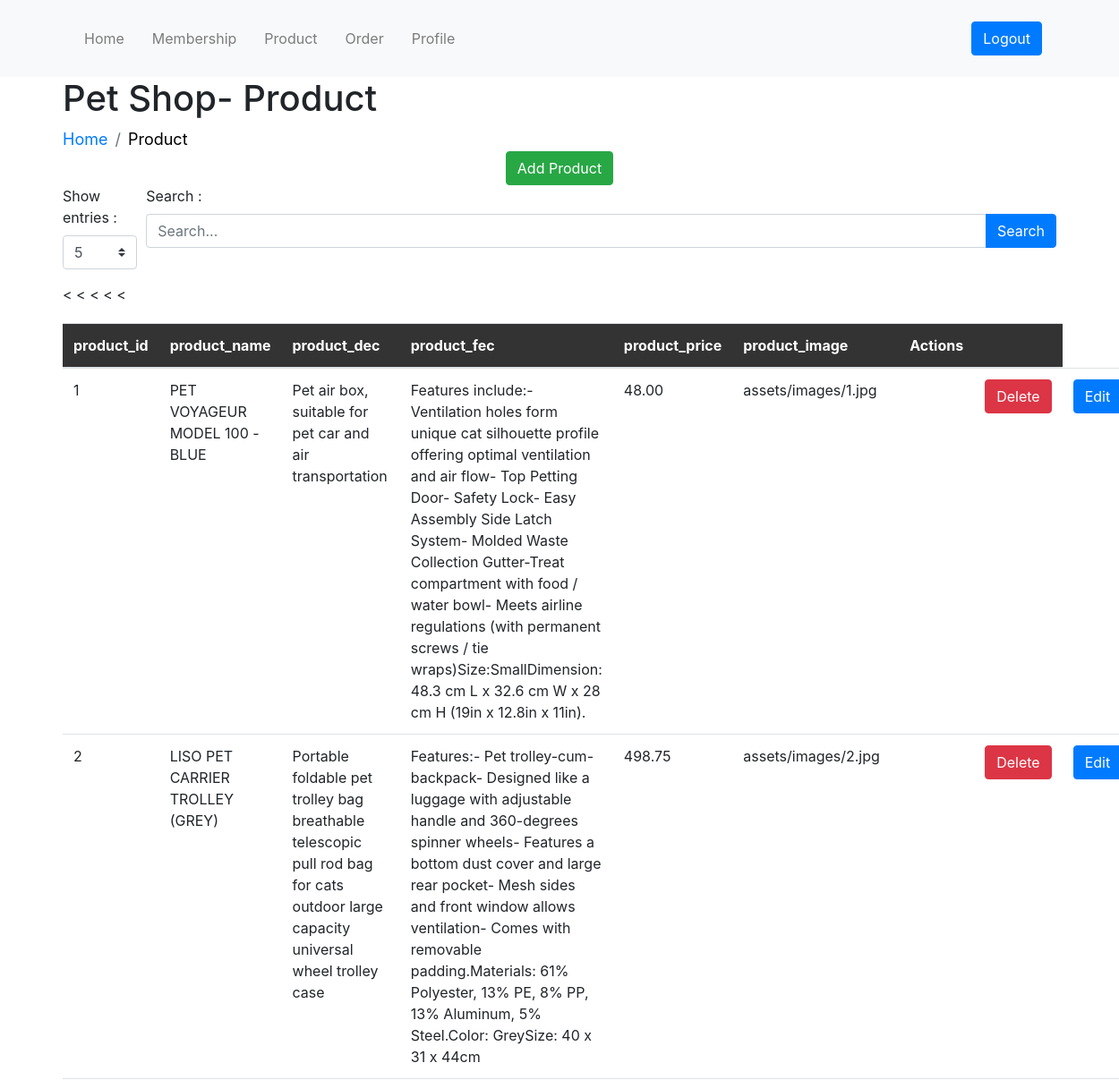
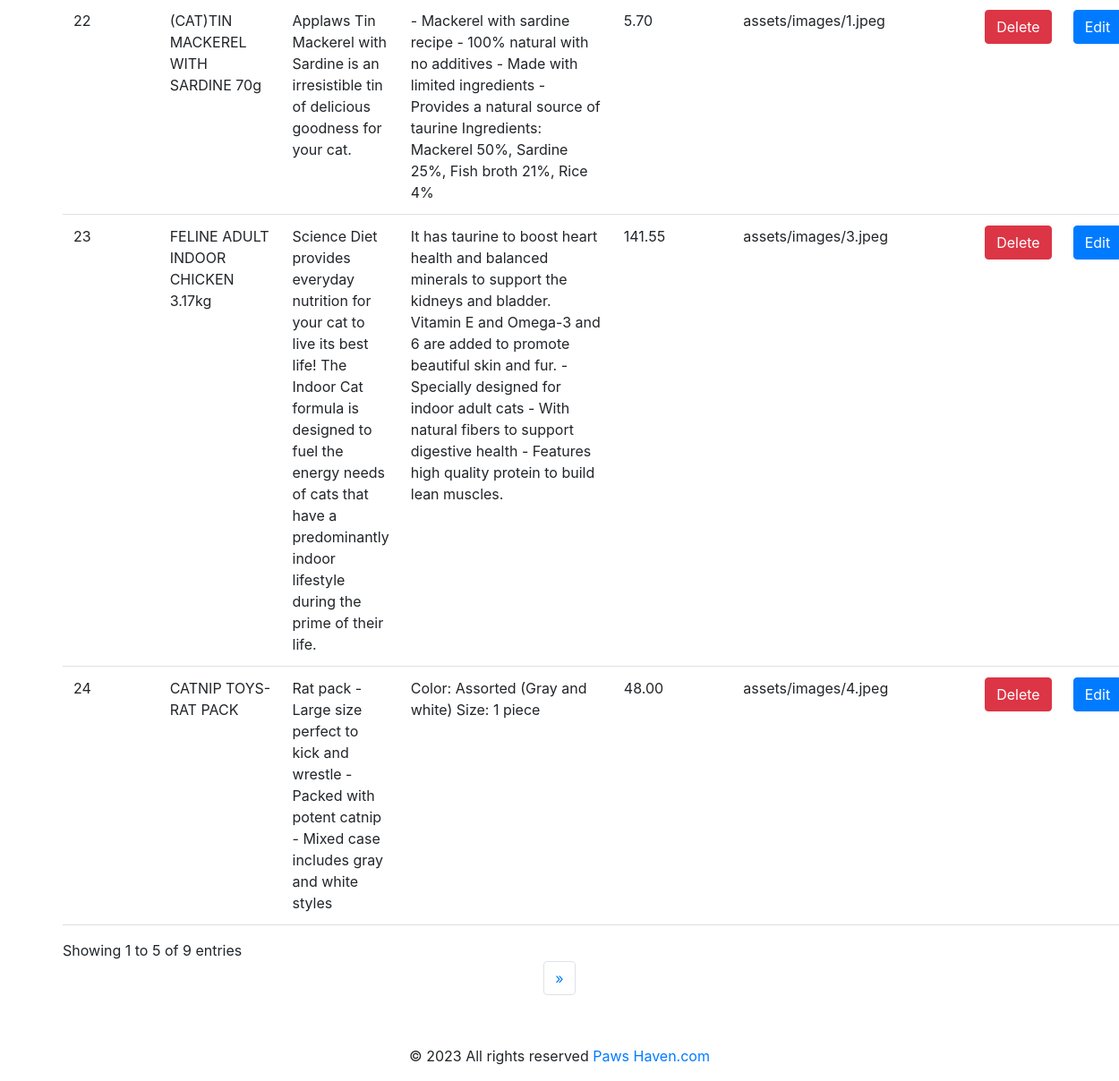
Screenshot of /Admin/product.php with the database file from the repository (2 pictures, top to bottom).
### tables this page shows
CREATE TABLE `product` (
  `product_id` int(11) NOT NULL,
  `product_name` varchar(100) NOT NULL,
  `product_dec` varchar(500) NOT NULL,
  `product_fec` varchar(500) NOT NULL,
  `product_price` decimal(10,2) NOT NULL,
  `product_image` varchar(400) NOT NULL
);

### Admin/product.php (the view, shortened to what this page needs)
<?php
include '../includes/dbconn.php';
$page = isset($_GET['page']) ? $_GET['page'] : 1;
$recordsPerPage = isset($_GET['show']) ? $_GET['show'] : 5;
$startRecord = ($page - 1) * $recordsPerPage;
$totalRecordsQuery = "SELECT COUNT(*) as total FROM product";
$totalRecordsResult = $conn->query($totalRecordsQuery);
$totalRecords = $totalRecordsResult->fetch_assoc()['total'];
$totalPages = ceil($totalRecords / $recordsPerPage);
$searchKeyword = isset($_GET['search']) ? $_GET['search'] : '';
$sql = "SELECT * FROM product WHERE product_id LIKE '%$searchKeyword%' OR product_id LIKE '%$searchKeyword%' LIMIT $startRecord, $recordsPerPage";
$result = $conn->query($sql);
$product = [];
if ($result) {
    while ($row = $result->fetch_assoc()) {
        $product[] = $row;
    }
} else {
    echo "Error: " . $sql . "<br>" . $conn->error;
}
?>
<!DOCTYPE html>
<html lang="en">
<head>
    <link rel="stylesheet" href="https://maxcdn.bootstrapcdn.com/bootstrap/4.5.2/css/bootstrap.min.css">
    <link rel="stylesheet" href="../assets/css/admin.css">
</head>
<body>
    <header class="bg-light">
        <div class="container">
            <nav class="navbar navbar-expand-lg navbar-light">
                <ul class="navbar-nav mr-auto">
                    <li class="nav-item"><a class="nav-link" href="header.php">Home</a></li>
                    <li class="nav-item"><a class="nav-link" href="membership.php">Membership</a></li>
                    <li class="nav-item"><a class="nav-link" href="product.php">Product</a></li>
                    <li class="nav-item"><a class="nav-link" href="order.php">Order</a></li>
                    <li class="nav-item"><a class="nav-link" href="../profile.php">Profile</a></li>
                </ul>
                <a href="../controller/logout.php" class="btn btn-primary" onclick="openLoginPopup()">Logout</a>
            </nav>
        </div>
    </header>
    <main>
        <div class="container">
            <h1>Pet Shop- Product</h1>
            <nav aria-label="breadcrumb">
                <ol class="breadcrumb">
                    <li class="breadcrumb-item"><a href="header.php">Home</a></li>
                    <li class="breadcrumb-item active" aria-current="page">Product</li>
                </ol>
            </nav>
            <div class="form-row" style="justify-content: center;">
                <button class="btn btn-success" onclick="goToAddProduct()">Add Product</button>
            </div>
            <div class="form-row">
                <div class="col-md-1 mb-3">
                    <label>Show entries :</label>
                    <select id="showEntries" class="custom-select" onchange="changeShowEntries(this)">
                        <option value="5" <?php echo ($recordsPerPage == 5) ? 'selected' : ''; ?>>5</option>
                    </select>
                </div>
                <div class="col-md-11 mb-3">
                    <label>Search :</label>
                    <form method="GET" action="">
                        <div class="input-group">
                            <input type="text" id="searchInput" name="search" placeholder="Search..." class="form-control" value="<?php echo isset($searchKeyword) ? $searchKeyword : ''; ?>">
                            <div class="input-group-append">
                                <button class="btn btn-primary" type="submit">Search</button>
                            </div>
                        </div>
                    </form>
                </div>
            </div>
            <table class="table table-hover">
                <thead>
                    <tr>
                        <th scope="col">product_id</th>
                        <th scope="col">product_name</th>
                        <th scope="col">product_dec</th>
                        <th scope="col">product_fec</th>
                        <th scope="col">product_price</th>
                        <th scope="col">product_image</th>
                        <th scope="col">Actions</th>
                        <th scope="col"></th>
                    </tr>
                </thead>
                <tbody>
                    <?php foreach ($product as $product) : ?>
                        <tr>
                            < <tr>
                                <td><?php echo $product['product_id']; ?></td>
                                <td><?php echo $product['product_name']; ?></td>
                                <td><?php echo $product['product_dec']; ?></td>
                                <td><?php echo $product['product_fec']; ?></td>
                                <td><?php echo $product['product_price']; ?></td>
                                <td><?php echo $product['product_image']; ?></td>
                                <td>
                                <td>
                                <form method="POST" action="deleteProductProcess.php" onsubmit="return confirm('Are you sure you want to delete this product?');">
                                    <button class="btn btn-danger" type="submit">Delete</button>
                                </form>
                                </td>
                                <td>
                                <form method="POST" action="editProduct.php">
                                    <a href="editProduct.php?product_id=<?php echo $product['product_id']; ?>" class="btn btn-primary">Edit</a>                                    </form>
                                </td>
                        </tr>
                    <?php endforeach; ?>
                </tbody>
            </table>
            <div class="row">
                <div class="col">
                    <?php
                    $startRecord = ($page - 1) * $recordsPerPage + 1;
                    $endRecord = min($startRecord + $recordsPerPage - 1, $totalRecords);
                    echo "Showing $startRecord to $endRecord of $totalRecords entries";
                    ?>
                </div>
            </div>
            <nav>
                <ul class="pagination justify-content-center">
                    <?php if ($page < $totalPages) : ?>
                        <li class="page-item">
                            <a class="page-link" href="?page=<?php echo $page + 1; ?>&show=<?php echo $recordsPerPage; ?>&search=<?php echo $searchKeyword; ?>" aria-label="Next">
                                <span aria-hidden="true">&raquo;</span>
                            </a>
                        </li>
                    <?php endif; ?>
                </ul>
            </nav>
        </div>
    </main>
    <?php
    include 'footer.php';
    ?>
</body>
</html>

### assets/css/admin.css (style rules this page uses)
.table { width: 100%; margin-top: 20px; }
.table thead th { background-color: #333; color: #fff; }
.table tbody td { border-bottom: 1px solid #ddd; }
header { background-color: #d4d4d4; padding: 15px 0; }
.navbar { justify-content: space-between; }
.navbar-nav { margin-right: auto; }
.nav-item { margin-right: 15px; }
.breadcrumb { background-color: transparent; padding: 0; margin: 0; }
.breadcrumb-item { font-size: 18px; }
.breadcrumb-item.active { color: #000000; }

### rows the page displays
product: product_id "1", product_name "PET VOYAGEUR MODEL 100 - BLUE", product_dec "Pet air box, suitable for pet car and air transportation", product_fec "Features include:- Ventilation holes form unique cat silhouette profile offering optimal ventilation and air flow- Top Petting Door- Safety Lock- Easy Assembly Side Latch System- Molded Waste Collection Gutter-Treat compartment with food / water bowl- Meets airline regulations (with permanent screws / tie wraps)Size:SmallDimension: 48.3 cm L x 32.6 cm W x 28 cm H (19in x 12.8in x 11in).", product_price "48.00", product_image "assets/images/1.jpg"
product: product_id "2", product_name "LISO PET CARRIER TROLLEY (GREY)", product_dec "Portable foldable pet trolley bag breathable telescopic pull rod bag for cats outdoor large capacity universal wheel trolley case", product_fec "Features:- Pet trolley-cum-backpack- Designed like a luggage with adjustable handle and 360-degrees spinner wheels- Features a bottom dust cover and large rear pocket- Mesh sides and front window allows ventilation- Comes with removable padding.Materials: 61% Polyester, 13% PE, 8% PP, 13% Aluminum, 5% Steel.Color: GreySize: 40 x 31 x 44cm", product_price "498.75", product_image "assets/images/2.jpg"
product: product_id "22", product_name "(CAT)TIN MACKEREL WITH SARDINE 70g", product_dec "Applaws Tin Mackerel with Sardine is an irresistible tin of delicious goodness for your cat.", product_fec "- Mackerel with sardine recipe - 100% natural with no additives - Made with limited ingredients - Provides a natural source of taurine Ingredients: Mackerel 50%, Sardine 25%, Fish broth 21%, Rice 4%", product_price "5.70", product_image "assets/images/1.jpeg"
product: product_id "23", product_name "FELINE ADULT INDOOR CHICKEN 3.17kg", product_dec "Science Diet provides everyday nutrition for your cat to live its best life! The Indoor Cat formula is designed to fuel the energy needs of cats that have a predominantly indoor lifestyle during the prime of their life.", product_fec "It has taurine to boost heart health and balanced minerals to support the kidneys and bladder. Vitamin E and Omega-3 and 6 are added to promote beautiful skin and fur. - Specially designed for indoor adult cats - With natural fibers to support digestive health - Features high quality protein to build lean muscles.", product_price "141.55", product_image "assets/images/3.jpeg"
product: product_id "24", product_name "CATNIP TOYS-RAT PACK", product_dec "Rat pack - Large size perfect to kick and wrestle - Packed with potent catnip - Mixed case includes gray and white styles", product_fec "Color: Assorted (Gray and white) Size: 1 piece", product_price "48.00", product_image "assets/images/4.jpeg"

### other values shown
$startRecord "1"
$endRecord "5"
$totalRecords "9"
